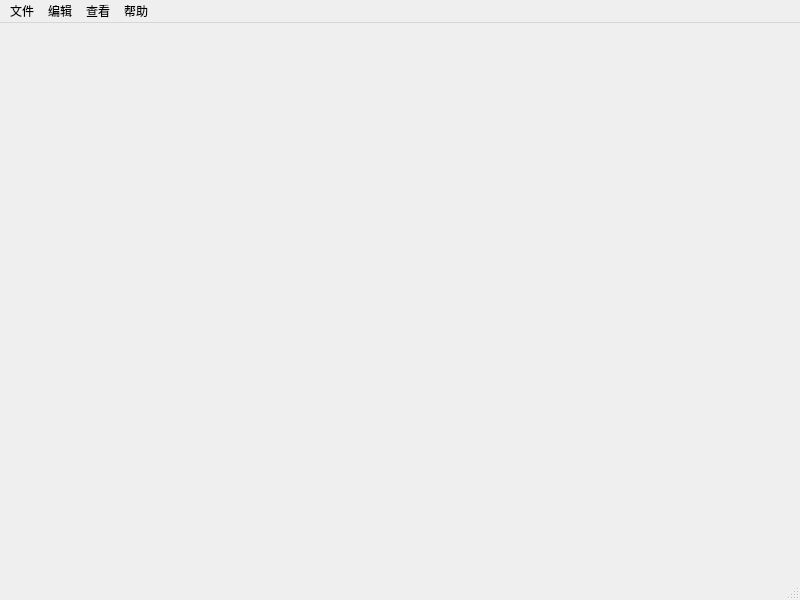
<?xml version="1.0" encoding="UTF-8"?>
<ui version="4.0">
 <class>MainWindow</class>
 <widget class="QMainWindow" name="MainWindow">
  <property name="geometry">
   <rect>
    <x>0</x>
    <y>0</y>
    <width>800</width>
    <height>600</height>
   </rect>
  </property>
  <property name="sizePolicy">
   <sizepolicy hsizetype="Expanding" vsizetype="Expanding">
    <horstretch>0</horstretch>
    <verstretch>0</verstretch>
   </sizepolicy>
  </property>
  <property name="windowTitle">
   <string>MainWindow</string>
  </property>
  <widget class="QWidget" name="centralwidget">
   <property name="sizePolicy">
    <sizepolicy hsizetype="Expanding" vsizetype="Expanding">
     <horstretch>0</horstretch>
     <verstretch>0</verstretch>
    </sizepolicy>
   </property>
  </widget>
  <widget class="QStatusBar" name="statusbar">
   <property name="sizePolicy">
    <sizepolicy hsizetype="Expanding" vsizetype="Expanding">
     <horstretch>0</horstretch>
     <verstretch>0</verstretch>
    </sizepolicy>
   </property>
  </widget>
  <widget class="QMenuBar" name="menuBar">
   <property name="geometry">
    <rect>
     <x>0</x>
     <y>0</y>
     <width>800</width>
     <height>22</height>
    </rect>
   </property>
   <property name="sizePolicy">
    <sizepolicy hsizetype="Expanding" vsizetype="Expanding">
     <horstretch>0</horstretch>
     <verstretch>0</verstretch>
    </sizepolicy>
   </property>
   <widget class="QMenu" name="menu">
    <property name="sizePolicy">
     <sizepolicy hsizetype="Expanding" vsizetype="Expanding">
      <horstretch>0</horstretch>
      <verstretch>0</verstretch>
     </sizepolicy>
    </property>
    <property name="title">
     <string>文件</string>
    </property>
    <addaction name="action_open"/>
    <addaction name="action_save"/>
    <addaction name="action_save_as"/>
   </widget>
   <widget class="QMenu" name="menu_2">
    <property name="sizePolicy">
     <sizepolicy hsizetype="Expanding" vsizetype="Expanding">
      <horstretch>0</horstretch>
      <verstretch>0</verstretch>
     </sizepolicy>
    </property>
    <property name="title">
     <string>帮助</string>
    </property>
    <addaction name="action_about"/>
   </widget>
   <widget class="QMenu" name="menu_3">
    <property name="title">
     <string>查看</string>
    </property>
    <addaction name="action_wrap"/>
   </widget>
   <widget class="QMenu" name="menu_4">
    <property name="title">
     <string>编辑</string>
    </property>
    <addaction name="action_search"/>
    <addaction name="action_replace"/>
   </widget>
   <addaction name="menu"/>
   <addaction name="menu_4"/>
   <addaction name="menu_3"/>
   <addaction name="menu_2"/>
  </widget>
  <action name="action_open">
   <property name="text">
    <string>打开</string>
   </property>
  </action>
  <action name="action_save">
   <property name="text">
    <string>保存</string>
   </property>
  </action>
  <action name="action_save_as">
   <property name="text">
    <string>另存为</string>
   </property>
  </action>
  <action name="action_about">
   <property name="text">
    <string>关于</string>
   </property>
  </action>
  <action name="action_wrap">
   <property name="text">
    <string>自动换行</string>
   </property>
  </action>
  <action name="action_search">
   <property name="text">
    <string>查找</string>
   </property>
  </action>
  <action name="action_replace">
   <property name="text">
    <string>替换</string>
   </property>
  </action>
 </widget>
 <resources/>
 <connections/>
</ui>
